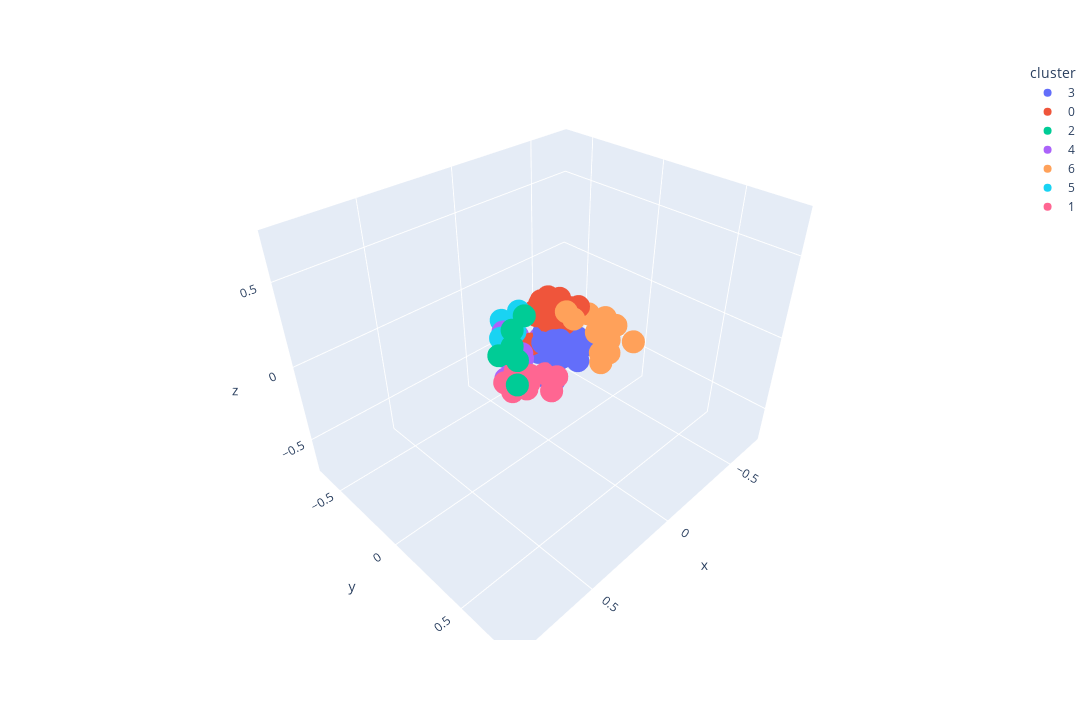

This figure's notebook cell:
### Markdown cell above
### Visualizing Combination: Description + Tags

### Code cell
visualize(model, sample_descriptions, "tokenize_desc_tag", 7)

### Figure 1 — Plotly figure (JSON) as saved in the notebook; plotly's stock layout.template omitted (floating-point values rounded to 4 significant figures)
{"data": [{"hovertemplate": "<b>%{hovertext}</b>", "hovertext": ["Baldur's Gate 3", "Remnant II", "Cyberpunk 2077", "Rust", "Team Fortress 2", "DAVE THE DIVER", "Total War: WARHAMMER III", "Project Zomboid", "Raft", "Sea of Thieves 2023 Edition", "Fallout 76", "Metro Exodus", "Terraria", "ARK: Survival Evolved", "Vampire Survivors", "Shadow Gambit: The Cursed Crew", "theHunter: Call of the Wild™", "DayZ", "Darkest Dungeon® II", "Contraband Police", "Don't Starve Together", "The Binding of Isaac: Rebirth", "BOOK OF HOURS", "Valheim"], "legendgroup": "3", "marker": {"color": "#636efa", "symbol": "circle"}, "mode": "markers", "name": "3", "scene": "scene", "showlegend": true, "type": "scatter3d", "x": [-0.01608, -0.1561, -0.02058, -0.01205, -0.02097, -0.08622, 0.05764, -0.09516, 0.01533, -0.1092, -0.06805, 0.06328, -0.0718, 0.003529, -0.1527, -0.06745, -0.02019, -0.05437, -0.07116, 0.06791, 0.02138, -0.1406, 0.05512, -0.02163], "y": [-0.04465, 0.03695, 0.04031, 0.01861, -0.06106, 0.07044, 0.0619, 0.01948, -0.02944, -0.02014, -0.002396, 0.1222, -0.02867, -0.0183, 0.09034, -0.0298, 0.05591, 0.06546, 0.1294, 0.1545, -0.05369, 0.03682, 0.09653, -0.03588], "z": [-0.1246, -0.06151, -0.06784, -0.0078, 0.004176, -0.09958, -0.1995, -0.02431, -0.02921, -0.01443, -0.01119, 0.0002286, -0.05184, -0.1048, -0.08408, -0.09746, 0.009872, -0.0722, -0.1184, -0.003021, -0.1042, -0.1069, -0.1936, -0.1197]}, {"hovertemplate": "<b>%{hovertext}</b>", "hovertext": ["Counter-Strike: Global Offensive", "Apex Legends™", "Call of Duty®", "Tom Clancy's Rainbow Six® Siege", "Dota 2", "Warframe", "BattleBit Remastered", "Street Fighter™ 6", "ELDEN RING", "Red Dead Redemption 2", "Hogwarts Legacy", "Starfield", "ARMORED CORE™ VI FIRES OF RUBICON™", "Path of Exile", "Call of Duty®: Black Ops III", "Stellaris", "Deep Rock Galactic", "Dead Cells", "World of Tanks Blitz", "Ratchet & Clank: Rift Apart", "The Elder Scrolls V: Skyrim Special Edition", "It Takes Two", "Brawlhalla", "DRAGON BALL Z: KAKAROT", "Garry's Mod", "BlazBlue Entropy Effect", "Marvel’s Spider-Man Remastered"], "legendgroup": "0", "marker": {"color": "#EF553B", "symbol": "circle"}, "mode": "markers", "name": "0", "scene": "scene", "showlegend": true, "type": "scatter3d", "x": [-0.06693, -0.09441, -0.04978, -0.1096, -0.09937, -0.1075, -0.083, -0.04472, -0.08304, -0.1467, -0.07821, -0.0429, -0.06539, -0.1305, -0.175, 0.03975, -0.1522, -0.2192, -0.05224, -0.1725, -0.07942, -0.03857, -0.1353, -0.09275, 0.02888, -0.1358, -0.1717], "y": [-0.1457, -0.1377, -0.04164, -0.07672, -0.1677, -0.1666, -0.1106, -0.1093, -0.09009, -0.01133, -0.03914, -0.07435, -0.09244, -0.09465, 0.007102, -0.08776, -0.05707, -0.04885, -0.1688, -0.1175, -0.0436, -0.05748, -0.1621, 0.005915, -0.05506, -0.09775, 0.01988], "z": [0.1248, 0.03386, 0.04005, 0.1038, 0.08426, 0.01988, 0.1291, 0.1717, -0.07512, 0.1189, -0.0478, -0.009306, 0.09772, -0.0427, 0.107, -0.05427, 0.02459, 0.05899, 0.07236, 0.1179, -0.01425, 0.07192, 0.1267, 0.05174, 0.1393, 0.01621, 0.127]}, {"hovertemplate": "<b>%{hovertext}</b>", "hovertext": ["Forza Horizon 5", "Forza Horizon 4", "Euro Truck Simulator 2", "American Truck Simulator", "Microsoft Flight Simulator 40th Anniversary Edition", "F1® 23", "BeamNG.drive"], "legendgroup": "2", "marker": {"color": "#00cc96", "symbol": "circle"}, "mode": "markers", "name": "2", "scene": "scene", "showlegend": true, "type": "scatter3d", "x": [0.2275, 0.2736, 0.3031, 0.4274, 0.3645, 0.1845, 0.3542], "y": [0.005257, 0.0949, 0.07245, 0.2824, 0.08154, 0.0401, 0.1631], "z": [0.1894, 0.0763, 0.1245, 0.133, 0.1547, 0.2689, 0.2469]}, {"hovertemplate": "<b>%{hovertext}</b>", "hovertext": ["PUBG: BATTLEGROUNDS", "NARAKA: BLADEPOINT", "War Thunder", "FINAL FANTASY XIV Online", "The Elder Scrolls® Online", "Destiny 2", "Hearts of Iron IV", "Yu-Gi-Oh! Master Duel", "World of Warships", "Mount & Blade II: Bannerlord", "Wayfinder", "Eternal Return", "Sid Meier’s Civilization® VI", "New World", "Guild Wars 2"], "legendgroup": "4", "marker": {"color": "#ab63fa", "symbol": "circle"}, "mode": "markers", "name": "4", "scene": "scene", "showlegend": true, "type": "scatter3d", "x": [0.07645, -0.05227, 0.1922, 0.08699, 0.04586, 0.06281, 0.1809, 0.06074, 0.1577, 0.1814, -0.003784, 0.05248, 0.0946, 0.01412, 0.03256], "y": [-0.2083, -0.1232, -0.108, -0.09905, -0.1405, -0.1578, -0.1185, -0.1867, -0.07961, -0.1149, -0.07977, -0.1439, -0.09434, -0.1672, -0.2023], "z": [-0.06449, -0.08191, 0.102, -0.1292, -0.07501, -0.08997, -0.07013, -0.09931, -0.04732, -0.2188, -0.1246, -0.06447, -0.09023, -0.1128, -0.05961]}, {"hovertemplate": "<b>%{hovertext}</b>", "hovertext": ["Grand Theft Auto V", "Dead by Daylight", "Phasmophobia", "Sons Of The Forest", "The Texas Chain Saw Massacre", "PAYDAY 2", "Hunt: Showdown", "Ready or Not", "SCP: 5K", "The Outlast Trials", "Escape the Backrooms", "Six Days in Fallujah", "Resident Evil 4", "Dying Light"], "legendgroup": "6", "marker": {"color": "#FFA15A", "symbol": "circle"}, "mode": "markers", "name": "6", "scene": "scene", "showlegend": true, "type": "scatter3d", "x": [-0.0608, -0.245, -0.1847, -0.07136, -0.2268, -0.1518, -0.1949, -0.08472, -0.2525, -0.1702, -0.195, -0.1419, -0.1112, -0.214], "y": [0.05237, 0.209, 0.2253, 0.2845, 0.3441, -0.009653, 0.06823, 0.07841, 0.129, 0.2427, 0.1888, 0.1786, 0.241, 0.1609], "z": [0.1674, 0.05511, 0.002695, -0.04767, 0.02673, 0.09826, 0.08979, 0.121, 0.06354, -0.06614, -0.03451, 0.05133, -0.03054, 0.05262]}, {"hovertemplate": "<b>%{hovertext}</b>", "hovertext": ["EA SPORTS™ FIFA 23", "Football Manager 2023", "Madden NFL 24", "EA SPORTS FC™ 24"], "legendgroup": "5", "marker": {"color": "#19d3f3", "symbol": "circle"}, "mode": "markers", "name": "5", "scene": "scene", "showlegend": true, "type": "scatter3d", "x": [0.1767, 0.2123, 0.149, 0.09589], "y": [-0.1385, -0.1022, -0.07418, -0.109], "z": [0.1515, 0.07656, 0.09582, 0.1796]}, {"hovertemplate": "<b>%{hovertext}</b>", "hovertext": ["The Sims™ 4", "Farming Simulator 22", "Stardew Valley", "Sengoku Dynasty", "Cities: Skylines", "RimWorld", "Crusader Kings III", "Graveyard Keeper", "Planet Zoo"], "legendgroup": "1", "marker": {"color": "#FF6692", "symbol": "circle"}, "mode": "markers", "name": "1", "scene": "scene", "showlegend": true, "type": "scatter3d", "x": [0.2264, 0.2861, 0.1035, 0.1503, 0.2975, 0.1169, 0.1293, 0.1426, 0.3592], "y": [0.115, 0.01232, 0.08699, 0.006646, 0.1074, 0.1841, 0.007758, 0.1781, 0.1626], "z": [-0.08577, -0.1041, -0.1202, -0.2403, 0.03392, -0.0766, -0.1594, -0.1566, -0.02459]}], "layout": {"height": 720, "legend": {"title": {"text": "cluster"}, "tracegroupgap": 0}, "margin": {"t": 60}, "scene": {"domain": {"x": [0, 1], "y": [0, 1]}, "xaxis": {"range": [-0.7525, 0.9274], "title": {"text": "x"}}, "yaxis": {"range": [-0.7083, 0.8441], "title": {"text": "y"}}, "zaxis": {"range": [-0.7403, 0.7689], "title": {"text": "z"}}}, "width": 1280}}
